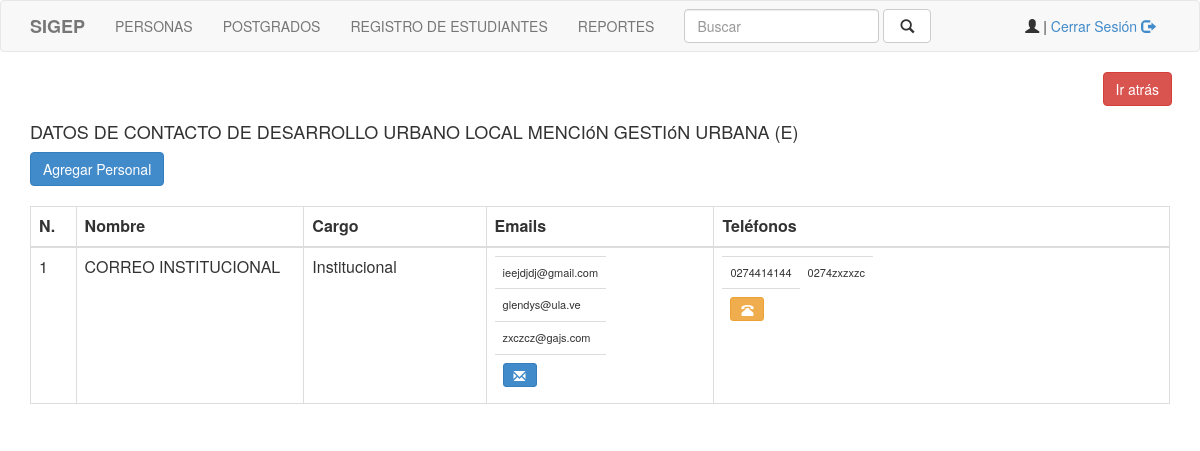
Screenshot of /php/programas/datos_contactos.php?programa_id=1 with the database file from the repository.
### tables this page shows
CREATE TABLE IF NOT EXISTS `programa` (
  `id` int(11) NOT NULL AUTO_INCREMENT,
  `nombre` varchar(150) NOT NULL,
  `codigo` varchar(6) NOT NULL,
  `grado_academico_id` int(11) NOT NULL,
  `codigo_opsu` varchar(5) DEFAULT NULL,
  `nombre_opsu` varchar(100) DEFAULT NULL,
  `estatus_programa_id` int(11) NOT NULL DEFAULT '1',
  `postgrado_id` int(11) NOT NULL,
  `area_conocimiento_id` int(11) NOT NULL,
  `codigo_access` int(11) DEFAULT NULL,
  PRIMARY KEY (`id`),
  KEY `postgrado_id` (`postgrado_id`),
  KEY `grado_academico_id` (`grado_academico_id`),
  KEY `area_conocimiento_id` (`area_conocimiento_id`)
);

CREATE TABLE IF NOT EXISTS `personal` (
  `id` int(11) NOT NULL AUTO_INCREMENT,
  `apellidos` varchar(200) NOT NULL,
  `nombres` varchar(200) NOT NULL,
  `tipo_cargo_id` int(11) NOT NULL,
  `fecha_inicio_cargo` date NOT NULL,
  `fecha_fin_cargo` date DEFAULT NULL,
  `activo` tinyint(1) NOT NULL DEFAULT '1',
  `programa_id` int(11) NOT NULL,
  `created_at` datetime NOT NULL,
  `update_at` datetime DEFAULT NULL,
  `user_create` int(11) NOT NULL,
  `user_update` int(11) DEFAULT NULL,
  PRIMARY KEY (`id`)
);

CREATE TABLE IF NOT EXISTS `tipo_cargo` (
  `id` int(11) NOT NULL AUTO_INCREMENT,
  `nombre` varchar(100) NOT NULL,
  PRIMARY KEY (`id`)
);

CREATE TABLE IF NOT EXISTS `emails` (
  `id` int(11) NOT NULL AUTO_INCREMENT,
  `email` varchar(100) NOT NULL,
  `personal_id` int(11) NOT NULL,
  `created_at` datetime NOT NULL,
  `update_at` datetime DEFAULT NULL,
  `user_create` int(11) NOT NULL,
  `user_update` int(11) DEFAULT NULL,
  PRIMARY KEY (`id`)
);

CREATE TABLE IF NOT EXISTS `telefonos` (
  `id` int(11) NOT NULL AUTO_INCREMENT,
  `numero` varchar(100) NOT NULL,
  `personal_id` int(11) NOT NULL,
  `created_at` datetime NOT NULL,
  `update_at` datetime DEFAULT NULL,
  `user_create` int(11) NOT NULL,
  `user_update` int(11) DEFAULT NULL,
  PRIMARY KEY (`id`)
);

### php/programas/datos_contactos.php (the view, shortened to what this page needs)
<?php
  include "../../php/conexion.php";
  $sql1= "select * from programa where id = ".$_GET["programa_id"];
  $query = $con->query($sql1);
  if($query->num_rows>0){
  while ($r=$query->fetch_object()){
    $programa=$r;
    break;
    }
  }
?>
<html>
	<head>
		<link rel="stylesheet" type="text/css" href="../../bootstrap/css/bootstrap.min.css">
	</head>
	<body>
	<?php include "../../php/navbar.php"; ?>
<div class="container">
<div class="row">
<div class="col-sm-1 col-sm-offset-11">
  <a href="../postgrados/programas.php?postgrado_id=<?php echo $programa->postgrado_id;?>" class="btn btn-danger">Ir atr&aacute;s</a>
</div>
<br><br>
<div class="col-md-12">
		<h4>DATOS DE CONTACTO DE <?php echo strtoupper($programa->nombre); ?></h4>
  <a data-toggle="modal" href="#myModalPersonal" class="btn btn-primary">Agregar Personal</a>
  <br>
<br>
<?php include "../programas/contactos_listar.php"; ?>
</div>
</div>
</div>
	</body>
</html>

### php/programas/contactos_listar.php (shortened to what this page needs)
<?php
include "../../php/conexion.php";
  $sql1 = "SELECT p.*,t.nombre as cargo FROM personal p
  		   INNER JOIN tipo_cargo t ON p.tipo_cargo_id = t.id
  		   INNER JOIN programa pr ON p.programa_id = pr.id
   		   WHERE pr.id = ".$_GET["programa_id"];
  $query1 = $con->query($sql1);
?>
<?php if($query1->num_rows>0):
$numero = 0;?>
<table class="table table-bordered table-hover">
<thead>
	<th width="3%">N.</th>
	<th width="15%">Nombre</th>
	<th width="12%">Cargo</th>
	<th width="15%">Emails</th>
	<th width="30%">Tel&eacute;fonos</th>
</thead>
<?php while ($r=$query1->fetch_array()):
  $numero++;
  $sql2 = "SELECT * FROM emails WHERE personal_id = ".$r["id"];
  $query2 = $con->query($sql2);
  $sql3 = "SELECT * FROM telefonos WHERE personal_id = ".$r["id"];
  $query3 = $con->query($sql3);
?>
<tr>
	<td><?php echo $numero; ?></td>
	<td><?php echo strtoupper($r["apellidos"])."  ".strtoupper($r["nombres"]); ?></td>
	<td><?php echo $r["cargo"]; ?></td>
	<td>
		<?php if($query2->num_rows>0): ?>
		<table style="font-size: 11px">
			<?php while ($r2=$query2->fetch_array()): ?>
				<tr><td><?php echo $r2['email']?></td></tr>
			<?php endwhile; ?>
			<tr><td><a data-toggle="modal" href="#myModalEmail_<?php echo $r['id'] ?>" title="Agregar Email" class="btn btn-sm btn-primary btn-sm btn_add_email"> <span style="top: 0px;" class="glyphicon glyphicon-envelope"></span></a></td></tr>
		</table>
		<?php endif; ?>
	</td>
	<td>
		<?php if($query3->num_rows>0):
		$cont = 0;?>
		<table style="font-size: 11px">
			<tr><?php while ($r3=$query3->fetch_array()):
				$cont++; ?>
				<td><?php echo $r3['numero'];?></td>
			<?php endwhile; ?>
			</tr>
			<td><a data-toggle="modal" href="#myModalPhone_<?php echo $r['id'] ?>" title="Agregar Telefono" class="btn btn-sm btn-warning btn-sm btn_add_email"> <span style="top: 0px;" class="glyphicon glyphicon-phone-alt"></span></a></td>
		</table>
		<?php endif; ?>
	</td>
</tr>
<?php endwhile;?>
</table>
<?php else:?>
	<p class="alert alert-warning">No tiene personal registrado</p>
<?php endif;?>

### rows the page displays
programa: nombre "DESARROLLO URBANO LOCAL MENCIóN GESTIóN URBANA (E)"
personal: apellidos "CORREO", nombres "INSTITUCIONAL", tipo_cargo.nombre "Institucional"
emails: email "ieejdjdj@gmail.com"
emails: email "glendys@ula.ve"
emails: email "zxczcz@gajs.com"
telefonos: numero "0274414144"
telefonos: numero "0274zxzxzc"
